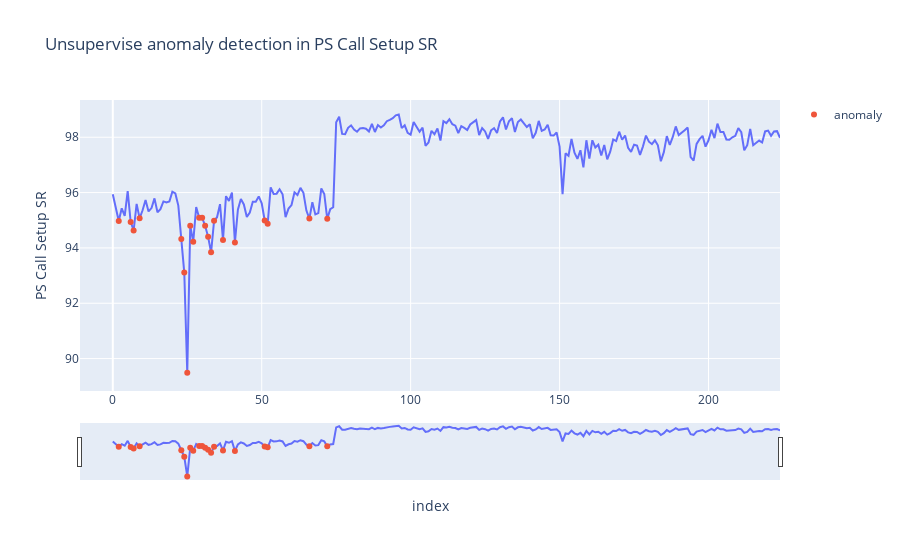

The notebook cell this image was saved under:
### Code cell
fig = px.line(df, x='index', y='PS Call Setup SR', title='Unsupervise anomaly detection in PS Call Setup SR')
fig.add_trace(go.Scatter(x=ocsvm_anomaly_df["index"].to_list(),
                        y=ocsvm_anomaly_df["PS Call Setup SR"].to_list(),
                        mode='markers',
                        name='anomaly'))
fig.update_xaxes(rangeslider_visible=True)
fig

### Figure 1 — Plotly figure (JSON) as saved in the notebook; plotly's stock layout.template omitted (floating-point values rounded to 4 significant figures; data arrays with more than 128 entries replaced by an {"elided": "..."} marker saying what was removed)
{"data": [{"hovertemplate": "index=%{x}<br>PS Call Setup SR=%{y}<extra></extra>", "legendgroup": "", "line": {"color": "#636efa", "dash": "solid"}, "mode": "lines", "name": "", "orientation": "v", "showlegend": false, "type": "scatter", "x": {"elided": "225 int values"}, "xaxis": "x", "y": {"elided": "225 float values"}, "yaxis": "y"}, {"mode": "markers", "name": "anomaly", "type": "scatter", "x": [2, 6, 7, 9, 23, 24, 25, 26, 27, 29, 30, 31, 32, 33, 34, 37, 41, 51, 52, 66, 72], "y": [94.97, 94.94, 94.63, 95.07, 94.32, 93.11, 89.49, 94.8, 94.22, 95.09, 95.09, 94.8, 94.4, 93.84, 94.98, 94.29, 94.2, 94.99, 94.87, 95.06, 95.05]}], "layout": {"legend": {"tracegroupgap": 0}, "title": {"text": "Unsupervise anomaly detection in PS Call Setup SR"}, "xaxis": {"anchor": "y", "domain": [0, 1], "rangeslider": {"visible": true}, "title": {"text": "index"}}, "yaxis": {"anchor": "x", "domain": [0, 1], "title": {"text": "PS Call Setup SR"}}}}
